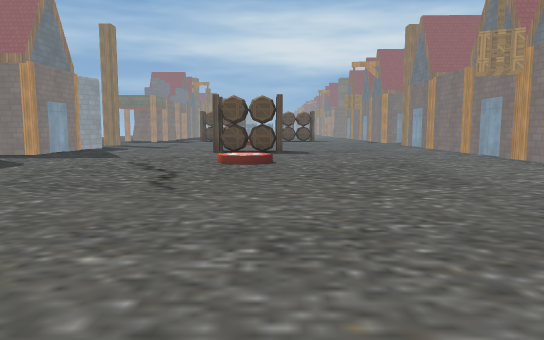
View 1 (above)

19 first-person views from a walk through a Godot game level. The camera is 1.4 m above the floor, tilts 6° down and sees 70° across. The floor is counted in squares, 2 m on a side. Each view is taken from the middle of a square. On the plan, view 1 faces up. The plan holds only what a view shows up to about 11 squares ahead; the rest is blank. The place goes on beyond the plan. Characters and animated objects are left out. Some surface patterns are stand-ins.

View 2
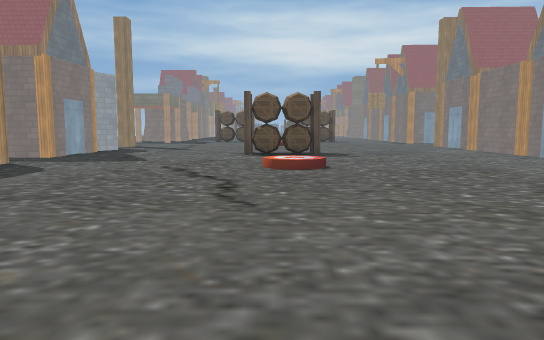

View 3
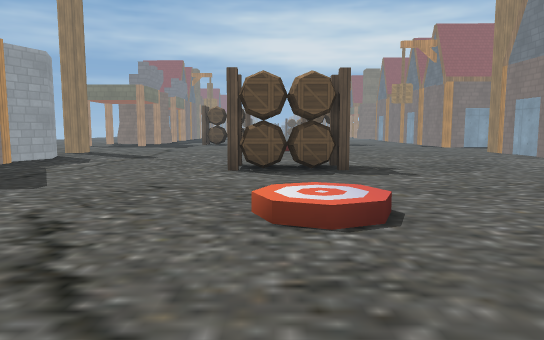

View 4
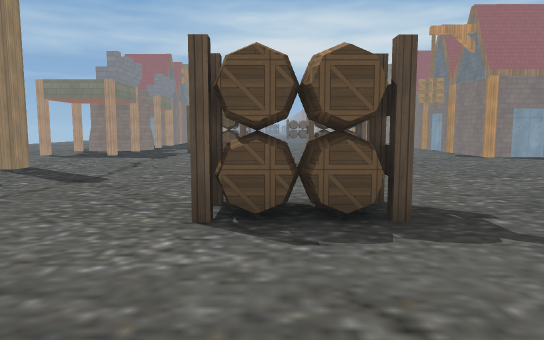

View 5
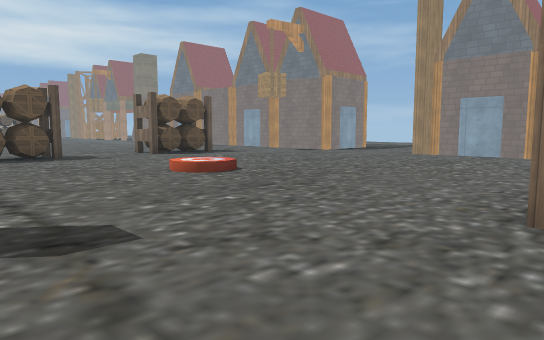

View 6
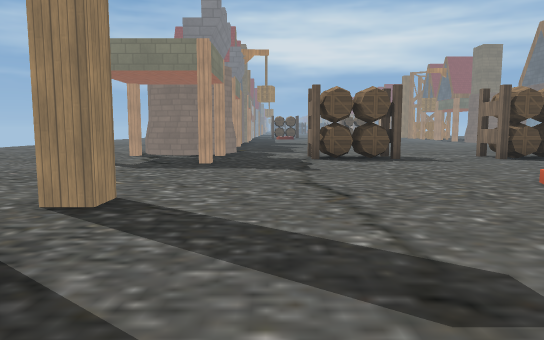

View 7
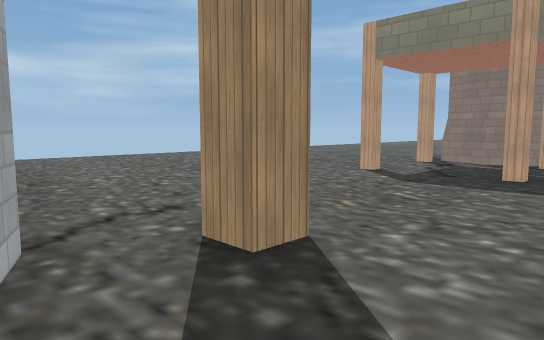

View 8
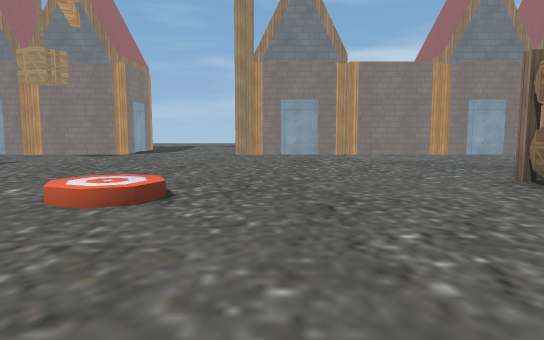

View 9
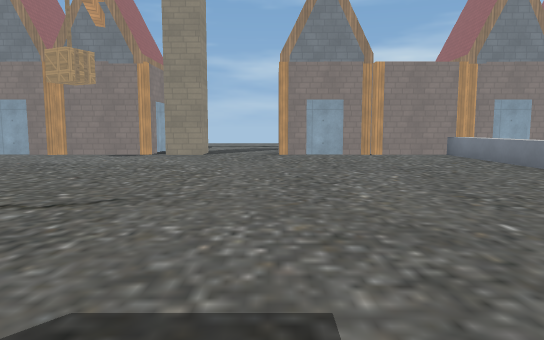

View 10
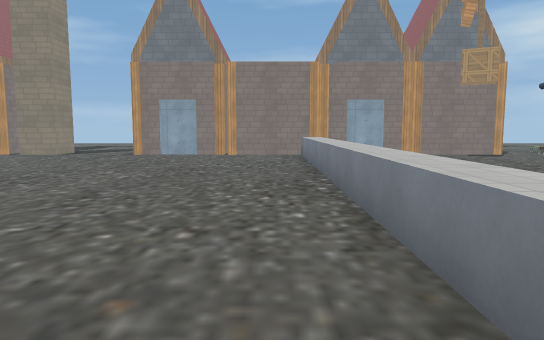

View 11
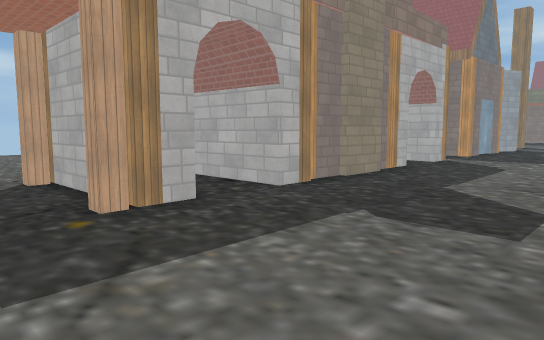

View 12
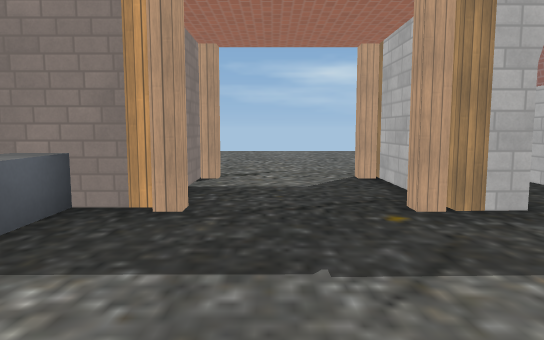

View 13
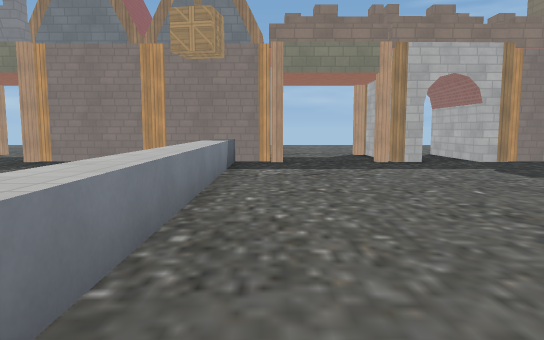

View 14
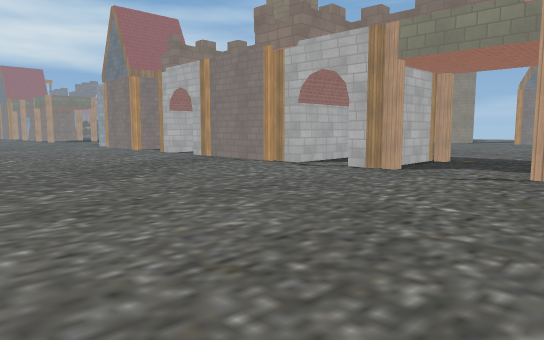

View 15
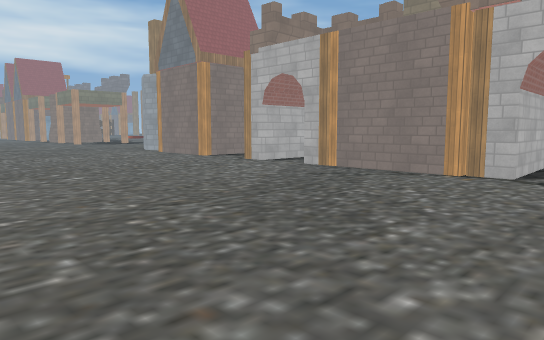

View 16
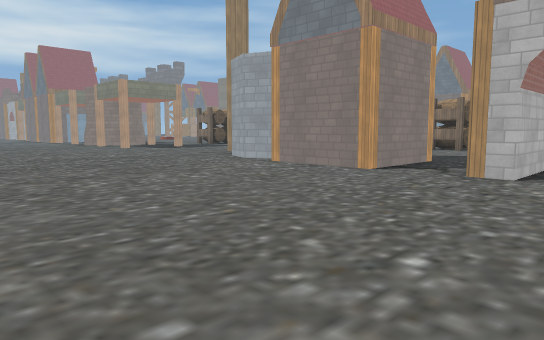

View 17
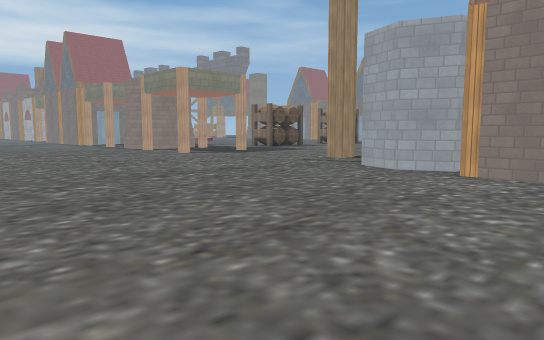

View 18
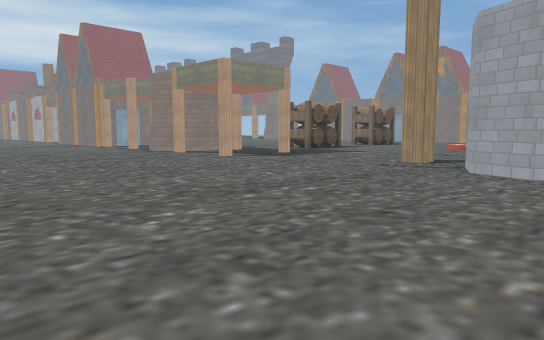

View 19
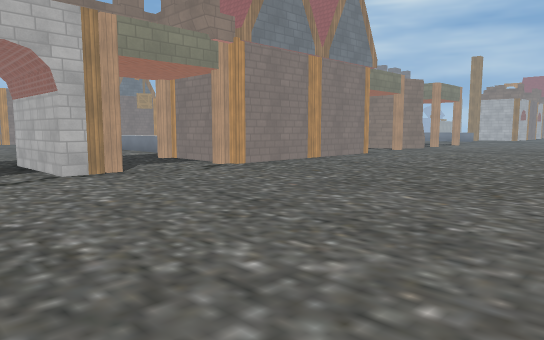

### Floor plan
Points are (right, up) in squares from view 1. A wall is a line through its corners. A room is listed if a view was taken in it or the views show most of it. See-through windows are left out.
Room 1 (views 1, 2, 3, 4, 5, 6, 7, 8, 9, 10, 11, 12, 13, 14, 15, 16, 17, 18, 19)
walls: (-6.4, 9) (-6.4, 8.4) (-8.9, 8.4) (-8.9, 9.1); (-6.4, 7.1) (-6.3, 3.5) (-8.9, 3.4) (-8.9, 7.2); (-6.4, 6.6) (-6.4, 6); (-6.4, 5) (-6.4, 4.1); (-6.5, 13.1) (-6.5, 10.5) (-8.9, 10.6) (-8.9, 13.1); (-8.3, 13.3) (-8.7, 14.3) (-8.4, 15.1) (-7.5, 15.5) (-7, 15.3); (-6.6, 15.2) (-6.2, 14.3) (-6.6, 13.3); (-6.3, 1.6) (-8.9, 1.5) (-8.9, 2.2) (-6.3, 2.2) (-6.3, 1.1); (-6.6, 17) (-6.6, 16.4) (-7.1, 16.4) (-7.1, 17); (-8.6, -1) (-6.4, -1) (-6.4, -6.1); (5.7, 6.4) (5.7, 17); (5.7, 4.9) (5.7, 5.9); (-6.1, 23.2) (-6.6, 23.2); (-6.5, 23.7) (-7.4, 23.4) (-8.4, 23.8) (-8.7, 24.4); (-8.9, -5.6) (-8.9, -1); (5.7, 20) (5.7, 23.6); (5.7, -6.6) (5.7, 2.9)
low walls: (-6.5, -1.8) (5.8, -1.8)
ways out: opening at (6, 4); opening at (6, 18.5)
objects: box (-4, 22) to (-2, 23); box (-2, 12) to (0, 12); box (1, 22) to (2, 23)

Where each view was taken, in squares from view 1:
view 1: 0 up, 0 right, facing up
view 2: 1 up, 1 left, facing up
view 3: 5 up, 1 left, facing up
view 4: 8 up, 1 left, facing up
view 5: 12 up, 5 left, facing up-right
view 6: 13 up, 5 left, facing up
view 7: 15 up, 5 left, facing up-left
view 8: 16 up, 5 left, facing right
view 9: 3 up, 5 left, facing right
view 10: 1 down, 5 left, facing right
view 11: 0 up, 3 left, facing up-left
view 12: 0 up, 3 left, facing left
view 13: 1 down, 2 right, facing left
view 14: 2 down, 15 left, facing up-right
view 15: 2 up, 15 left, facing up-right
view 16: 7 up, 15 left, facing up-right
view 17: 11 up, 15 left, facing up-right
view 18: 13 up, 15 left, facing up-right
view 19: 4 up, 15 left, facing down-right
